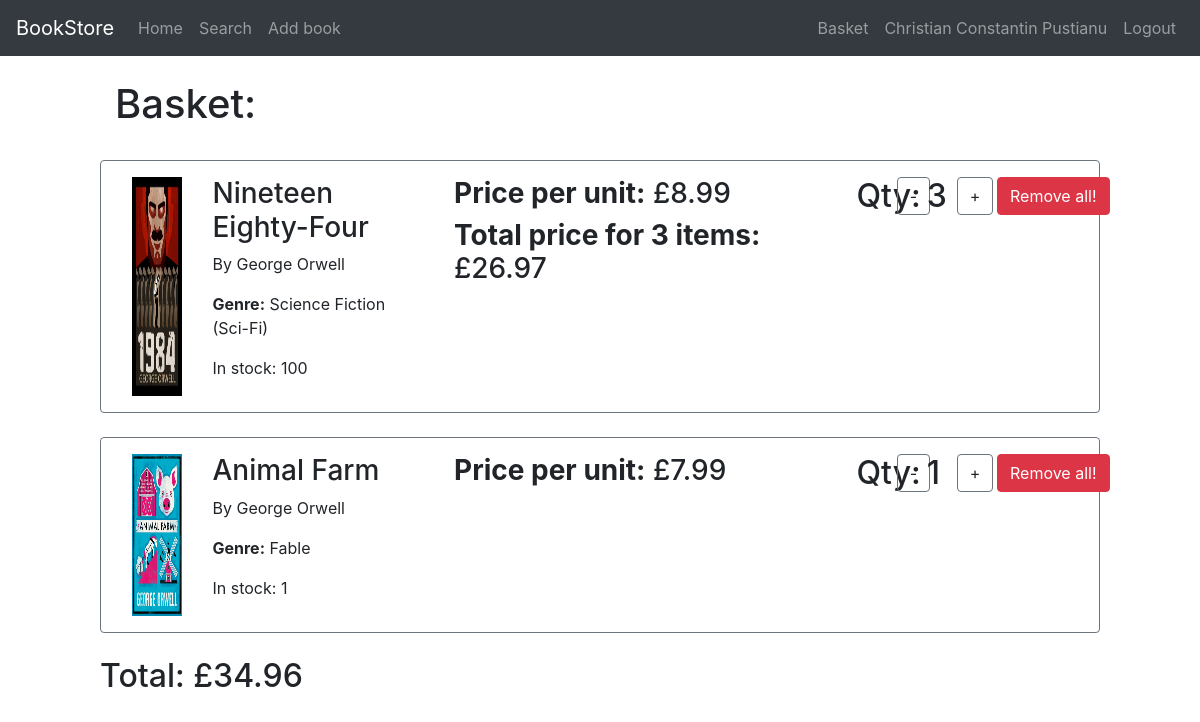
/basket (signed in), run on the app's committed database.
### app/models.py (models this page shows, shortened)
class User(UserMixin, db.Model):
    id = db.Column(db.Integer, primary_key=True)
    name = db.Column(db.String(300), nullable=False)
    email = db.Column(db.String(100), unique=True, nullable=False)
    password_hash = db.Column(db.String(128), nullable=False)
    books = db.relationship('Order', back_populates='user')
    @property
    def password(self):
        raise AttributeError('password is not a readable attribute!')

class Book(db.Model):
    id = db.Column(db.Integer, primary_key=True)
    title = db.Column(db.String(300), nullable=False)
    author = db.Column(db.String(300), nullable=False)
    photo = db.Column(db.String(500)) # .jpg
    category = db.Column(db.String(200))
    stock = db.Column(db.Integer)
    price = db.Column(db.Float, nullable=False)
    users = db.relationship('Order', back_populates='book')

class Order(db.Model):
    id = db.Column(db.Integer, primary_key=True)
    userId = db.Column(db.Integer, db.ForeignKey('user.id'))
    bookId = db.Column(db.Integer, db.ForeignKey('book.id'))
    quantity = db.Column(db.Integer)
    user = db.relationship('User', back_populates='books')
    book = db.relationship('Book', back_populates='users')

### app/views.py (the view)
@app.route('/basket', methods=['GET', 'POST'])
@login_required
def basket():
	user = User.query.filter_by(email=current_user.email).first()
	user_orders = user.books
	books = []
	total = 0
	form = BasketForm()
	for user_order in user_orders:
		book = Book.query.filter_by(id=user_order.bookId).first()
		books.append(book)
		total += user_order.quantity * book.price
	total = round(total, 2)
	rows = len(books)
	if request.method == "POST":
		orders = Order.query
		for order in orders:
			if order.userId == user.id and order.bookId == form.id.data:
				current_order = order
				current_book = Book.query.filter_by(id=form.id.data).first()
		if form.action.data == 'minus':
			current_order.quantity -= 1
		elif form.action.data == 'plus':
			current_order.quantity += 1
			if current_order.quantity > current_book.stock:
				flash(current_book.stock)
				flash("Not enough books in stock!")
				return redirect('/basket')
		elif form.action.data == 'remove':
			current_order.quantity = 0
		if current_order.quantity == 0:
			db.session.delete(current_order)
		flash(current_order.quantity)
		db.session.commit()
		return redirect('/basket')
	else:
		return render_template('basket.html', title='Basket', rows=rows, books=books,
		form=form, user_orders=user_orders, total=total)

### app/forms.py
class BasketForm(Form):
    id = IntegerField('id', validators=[DataRequired()])
    action = TextField('title', validators=[DataRequired()])

### app/__init__.py (called while the page is built)
@login_manager.user_loader
def load_user(user_id):
    return User.query.get(int(user_id))

### app/templates/basket.html (shortened to what this page needs)
{% extends "base.html" %}
{% block content %}
<br/>
<h1>Basket:</h1>
<br/>
{% if rows > 0 %}
{% for book in books %}
    <div class="row border border-secondary rounded p-3">
        <img class="col-1" src="{{ url_for('static', filename=book.photo) }}">
        <div class="col-3">
            <h3>{{ book.title }}</h3>
            <p>By {{ book.author }}</p>
            <p><strong>Genre:</strong> {{ book.category }}</p>
            <p>In stock: {{ book.stock }}</p>
        </div>
        <div class="col">
            <h3><strong>Price per unit:</strong> £{{ book.price }}</h3>
            {% for user_order in user_orders %}
                {% if user_order.bookId == book.id %}
                    {% if user_order.quantity > 1 %}
                        <h3><strong>Total price for {{ user_order.quantity}} items:</strong>
                        £{{ book.price * user_order.quantity }}</h3>
                    {% endif %}
                {% endif %}
            {% endfor %}
        </div>
        <div class="col-3">
            <div class="row">
                <h2 class="col-2">Qty:</h2>
                <div class="col-1">
                    <form action="" method="post" name="minus">
                        <input type="submit" class="btn border-secondary" value="-">
                    </form>
                </div>
                {% for user_order in user_orders %}
                    {% if user_order.bookId == book.id %}
                        <div class="col-1">
                            <h2>{{ user_order.quantity }}</h2>
                        </div>
                    {% endif %}
                {% endfor %}
                <div class="col-2">
                    <form action="" method="post" name="plus">
                        <input type="submit" class="btn border-secondary" value="+">
                    </form>
                </div>
                <div class="col-1">
                    <form action="" method="post" name="remove all">
                        <input type="submit" class="btn btn-danger" value="Remove all!">
                    </form>
                </div>
            </div>
        </div>
    </div>
    <br/>
{% endfor %}
<div class="row">
    <h2>Total: £{{ total }}</h2>
</div>
{% else %}
    <h4>Your basket is empty!</h4>
{% endif %}
{% endblock %}

### app/templates/base.html (shortened to what this page needs)
<!DOCTYPE html>
<html>
  <head>
    <link rel="stylesheet" href="https://stackpath.bootstrapcdn.com/bootstrap/4.2.1/css/bootstrap.min.css">
  </head>
  <body>
    <nav class="navbar navbar-expand-sm navbar-dark bg-dark">
      <a class="navbar-brand" href="/">BookStore<span class="sr-only">(current)</span></a>
      <div class="collapse navbar-collapse" id="navbarSupportedContent">
        <ul class="navbar-nav mr-auto">
          <li class="nav-item"><a class="nav-link" href="/">Home</a></li>
          <li class="nav-item"><a class="nav-link" href="/search">Search</a></li>
          {% if current_user.is_authenticated %}
          <li class="nav-item"><a class="nav-link" href="/add_book">Add book</a></li>
          {% endif %}
        </ul>
        <ul class="nav navbar-nav navbar-right">
          {% if current_user.is_authenticated %}
          <li class="nav-item"><a class="nav-link" href="/basket">Basket</a></li>
          <li class="nav-item"><a class="nav-link" href="/profile">{{ current_user.name }}</a></li>
          <li class="nav-item"><a class="nav-link" href="/logout">Logout</a></li>
          {% else %}
          <li class="nav-item"><a class="nav-link" href="/login">Login</a></li>
          <li class="nav-item"><a class="nav-link" href="/signup">Sign up</a></li>
          {% endif %}
        </ul>
      </div>
    </nav>
    <div class="container-fluid">
      <div class="row">
        <div class="col-1"></div>
          <div class="col-10">
            {% block content %}{% endblock %}
          </div>
        </div>
      </div>
  </body>
</html>

### data on the page
User: name "Christian Constantin Pustianu"
Book: photo (picture), title "Nineteen Eighty-Four", author "George Orwell", category "Science Fiction (Sci-Fi)", stock "100", price "8.99", book.price*user_order.quantity "26.97"
Order: quantity "3"
Book: photo (picture), title "Animal Farm", author "George Orwell", category "Fable", stock "1", price "7.99"
Order: quantity "1"

### other printed values
{{ total }} "34.96"
